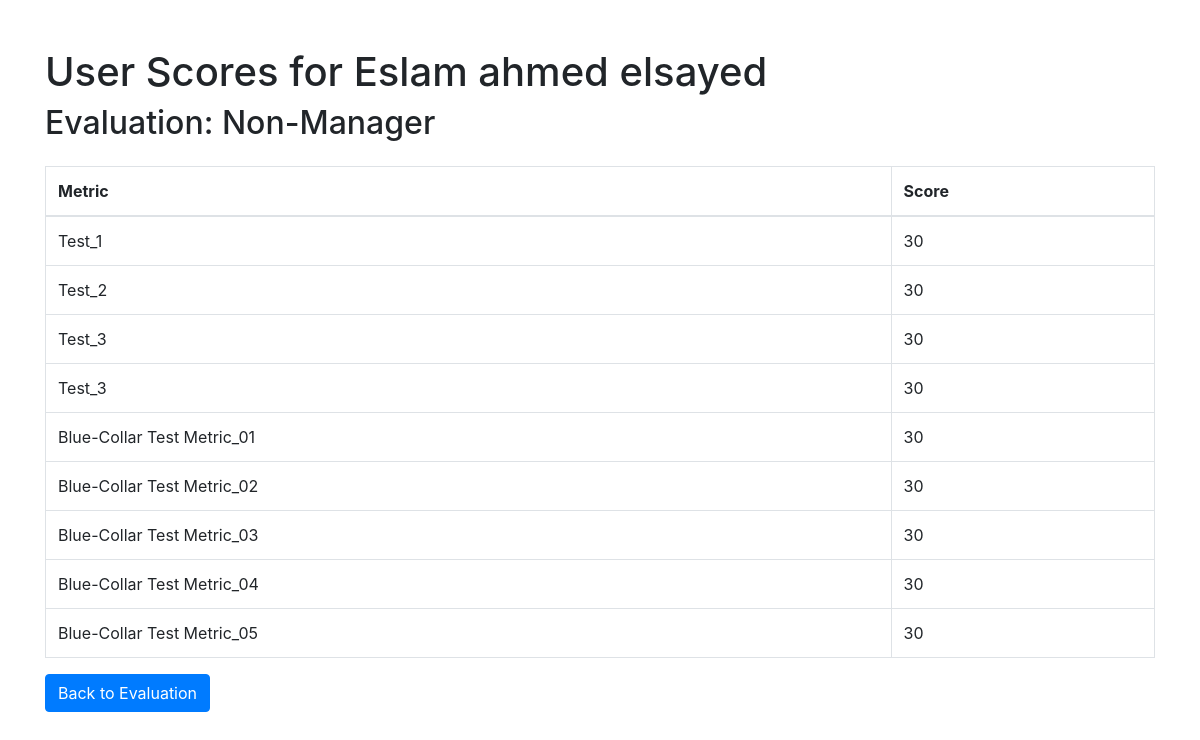
/user_score/3/, run on the app's committed database.
### pms/models.py (models this page shows, shortened)
class Employee(models.Model):
    full_name = models.CharField(max_length=500)
    hr_code = models.CharField(max_length=50)
    joining_date = models.DateField()
    level = models.ForeignKey(Level, on_delete=models.CASCADE)

class Evaluation(models.Model):
    status_choices = [
        ('running', 'Running'),
        ('closed', 'Closed')
    ]
    name = models.CharField(max_length=100)
    year = models.PositiveSmallIntegerField()
    month = models.PositiveIntegerField()
    template = models.ForeignKey(Template, on_delete=models.CASCADE)
    level = models.ForeignKey(Level, on_delete=models.CASCADE)
    status = models.CharField(max_length=10, choices=status_choices, default='running')

class UserScore(models.Model):
    employee = models.ForeignKey(Employee, on_delete=models.CASCADE)
    metric = models.ForeignKey(Metric, on_delete=models.CASCADE)
    score = models.PositiveSmallIntegerField()
    evaluation = models.ForeignKey(Evaluation, on_delete=models.CASCADE)

class Metric(models.Model):
    name = models.CharField(max_length=100)
    metric_weight = models.PositiveSmallIntegerField()
    category = models.ForeignKey(Category, on_delete=models.CASCADE)

### pms/views.py (the view)
# urls.py: path('user_score/<int:employee_id>/', user_score_view, name='user_score'),
def user_score_view(request, employee_id):
    employee = get_object_or_404(Employee, id=employee_id)
    evaluation = Evaluation.objects.filter(level__name='Non-Manager').first()
    if not evaluation:
        return render(request, 'error.html', {'message': 'No evaluation found for this employee.'})
    user_scores = UserScore.objects.filter(employee=employee, evaluation=evaluation).select_related('metric')
    context = {
        'employee': employee,
        'evaluation': evaluation,
        'user_scores': user_scores,
    }
    return render(request, 'pms/user_score.html', context)

### templates/pms/user_score.html (shortened to what this page needs)
<!DOCTYPE html>
<html lang="en">
<head>
    <link rel="stylesheet" href="https://stackpath.bootstrapcdn.com/bootstrap/4.5.2/css/bootstrap.min.css">
</head>
<body>
    <div class="container mt-5">
        <h1>User Scores for {{ employee.full_name }}</h1>
        <h2>Evaluation: {{ evaluation.name }}</h2>
        <table class="table table-bordered mt-4">
            <thead>
                <tr>
                    <th>Metric</th>
                    <th>Score</th>
                </tr>
            </thead>
            <tbody>
                {% for score in user_scores %}
                    <tr>
                        <td>{{ score.metric.name }}</td>
                        <td>{{ score.score }}</td>
                    </tr>
                {% empty %}
                    <tr>
                        <td colspan="2" class="text-center">No scores available.</td>
                    </tr>
                {% endfor %}
            </tbody>
        </table>
        <a href="{% url 'evo-copy' employee.id %}" class="btn btn-primary">Back to Evaluation</a>
    </div>
</body>
</html>

### data on the page
Employee: full_name "Eslam ahmed elsayed"
Evaluation: name "Non-Manager"
UserScore: metric.name "Test_1", score "30"
UserScore: metric.name "Test_2", score "30"
UserScore: metric.name "Test_3", score "30"
UserScore: metric.name "Test_3", score "30"
UserScore: metric.name "Blue-Collar Test Metric_01", score "30"
UserScore: metric.name "Blue-Collar Test Metric_02", score "30"
UserScore: metric.name "Blue-Collar Test Metric_03", score "30"
UserScore: metric.name "Blue-Collar Test Metric_04", score "30"
UserScore: metric.name "Blue-Collar Test Metric_05", score "30"
